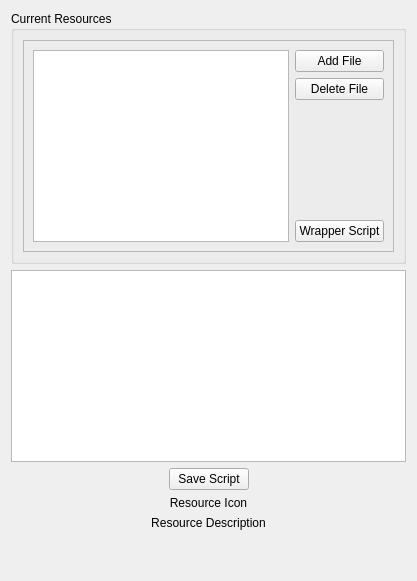
      <widget class="QWidget" name="tab_resources">
       <attribute name="title">
        <string>Resources</string>
       </attribute>
       <attribute name="toolTip">
        <string>Additional files to be included in the PBI</string>
       </attribute>
       <layout class="QVBoxLayout" name="verticalLayout">
        <item>
         <widget class="QGroupBox" name="groupBox_4">
          <property name="title">
           <string>Current Resources</string>
          </property>
          <layout class="QVBoxLayout" name="verticalLayout_21">
           <item>
            <widget class="QFrame" name="frame_5">
             <property name="frameShape">
              <enum>QFrame::StyledPanel</enum>
             </property>
             <property name="frameShadow">
              <enum>QFrame::Raised</enum>
             </property>
             <layout class="QHBoxLayout" name="horizontalLayout_5">
              <item>
               <widget class="QListWidget" name="listw_resources">
                <property name="statusTip">
                 <string>Current files to be included in the PBI</string>
                </property>
                <property name="iconSize">
                 <size>
                  <width>10</width>
                  <height>10</height>
                 </size>
                </property>
                <property name="sortingEnabled">
                 <bool>true</bool>
                </property>
               </widget>
              </item>
              <item>
               <layout class="QVBoxLayout" name="verticalLayout_7">
                <item>
                 <widget class="QPushButton" name="push_resources_add">
                  <property name="statusTip">
                   <string>Copy an additional file into the PBI module</string>
                  </property>
                  <property name="text">
                   <string>Add File</string>
                  </property>
                  <property name="icon">
                   <iconset resource="EasyPBI.qrc">
                    <normaloff>:/png/icons/plus.png</normaloff>:/png/icons/plus.png</iconset>
                  </property>
                 </widget>
                </item>
                <item>
                 <widget class="QPushButton" name="push_resources_remove">
                  <property name="statusTip">
                   <string>Delete the selected file from the PBI module</string>
                  </property>
                  <property name="text">
                   <string>Delete File</string>
                  </property>
                  <property name="icon">
                   <iconset resource="EasyPBI.qrc">
                    <normaloff>:/png/icons/minus.png</normaloff>:/png/icons/minus.png</iconset>
                  </property>
                 </widget>
                </item>
                <item>
                 <spacer name="verticalSpacer_3">
                  <property name="orientation">
                   <enum>Qt::Vertical</enum>
                  </property>
                  <property name="sizeHint" stdset="0">
                   <size>
                    <width>20</width>
                    <height>40</height>
                   </size>
                  </property>
                 </spacer>
                </item>
                <item>
                 <widget class="QPushButton" name="push_resources_mkwrapper">
                  <property name="statusTip">
                   <string>Create a custom wrapper script for a program binary</string>
                  </property>
                  <property name="text">
                   <string>Wrapper Script</string>
                  </property>
                  <property name="icon">
                   <iconset resource="EasyPBI.qrc">
                    <normaloff>:/png/icons/plus.png</normaloff>:/png/icons/plus.png</iconset>
                  </property>
                 </widget>
                </item>
               </layout>
              </item>
             </layout>
            </widget>
           </item>
          </layout>
         </widget>
        </item>
        <item>
         <layout class="QVBoxLayout" name="verticalLayout_9">
          <item>
           <widget class="QTextEdit" name="text_resources_script">
            <property name="sizePolicy">
             <sizepolicy hsizetype="MinimumExpanding" vsizetype="Expanding">
              <horstretch>1</horstretch>
              <verstretch>0</verstretch>
             </sizepolicy>
            </property>
            <property name="lineWrapMode">
             <enum>QTextEdit::NoWrap</enum>
            </property>
           </widget>
          </item>
          <item>
           <layout class="QHBoxLayout" name="horizontalLayout_17">
            <item>
             <spacer name="horizontalSpacer_6">
              <property name="orientation">
               <enum>Qt::Horizontal</enum>
              </property>
              <property name="sizeHint" stdset="0">
               <size>
                <width>40</width>
                <height>20</height>
               </size>
              </property>
             </spacer>
            </item>
            <item>
             <widget class="QPushButton" name="push_resources_savewrapper">
              <property name="statusTip">
               <string>Save the wrapper script</string>
              </property>
              <property name="text">
               <string>Save Script</string>
              </property>
              <property name="icon">
               <iconset>
                <normaloff>:/png/icons/save.png</normaloff>:/png/icons/save.png</iconset>
              </property>
             </widget>
            </item>
            <item>
             <spacer name="horizontalSpacer_7">
              <property name="orientation">
               <enum>Qt::Horizontal</enum>
              </property>
              <property name="sizeHint" stdset="0">
               <size>
                <width>40</width>
                <height>20</height>
               </size>
              </property>
             </spacer>
            </item>
           </layout>
          </item>
         </layout>
        </item>
        <item>
         <layout class="QVBoxLayout" name="verticalLayout_8">
          <item>
           <widget class="QLabel" name="label_resources_icon">
            <property name="text">
             <string>Resource Icon</string>
            </property>
            <property name="alignment">
             <set>Qt::AlignCenter</set>
            </property>
           </widget>
          </item>
          <item>
           <widget class="QLabel" name="label_resources_description">
            <property name="text">
             <string>Resource Description</string>
            </property>
            <property name="alignment">
             <set>Qt::AlignCenter</set>
            </property>
           </widget>
          </item>
         </layout>
        </item>
        <item>
         <spacer name="verticalSpacer_6">
          <property name="orientation">
           <enum>Qt::Vertical</enum>
          </property>
          <property name="sizeHint" stdset="0">
           <size>
            <width>20</width>
            <height>40</height>
           </size>
          </property>
         </spacer>
        </item>
       </layout>
      </widget>
